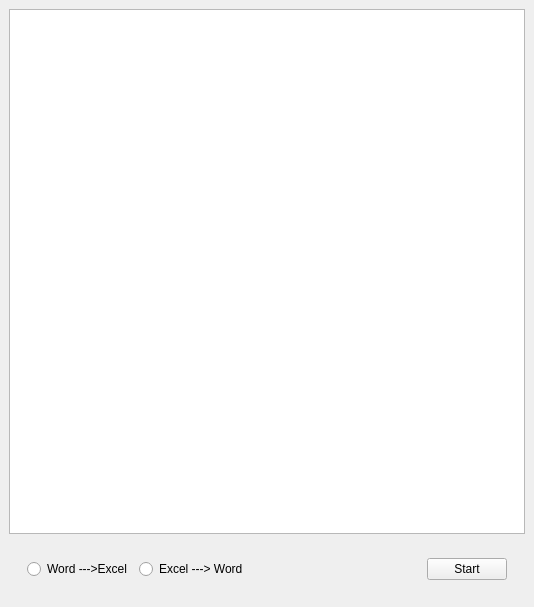
<?xml version="1.0" encoding="UTF-8"?>
<ui version="4.0">
 <class>MainWindow</class>
 <widget class="QMainWindow" name="MainWindow">
  <property name="geometry">
   <rect>
    <x>0</x>
    <y>0</y>
    <width>534</width>
    <height>607</height>
   </rect>
  </property>
  <property name="sizePolicy">
   <sizepolicy hsizetype="Preferred" vsizetype="Preferred">
    <horstretch>0</horstretch>
    <verstretch>0</verstretch>
   </sizepolicy>
  </property>
  <property name="minimumSize">
   <size>
    <width>0</width>
    <height>0</height>
   </size>
  </property>
  <property name="maximumSize">
   <size>
    <width>1000000</width>
    <height>1000000</height>
   </size>
  </property>
  <property name="windowTitle">
   <string>DOC_TOOL</string>
  </property>
  <property name="styleSheet">
   <string notr="true">#MainWindow{border-image: url(:/ui_picture/test.jpg);}</string>
  </property>
  <widget class="QWidget" name="centralwidget">
   <layout class="QGridLayout" name="gridLayout">
    <item row="0" column="0">
     <widget class="QTextEdit" name="textEdit"/>
    </item>
    <item row="1" column="0">
     <widget class="QWidget" name="widget" native="true">
      <layout class="QVBoxLayout" name="verticalLayout">
       <item>
        <widget class="QWidget" name="widget_2" native="true">
         <layout class="QHBoxLayout" name="horizontalLayout">
          <item>
           <widget class="QRadioButton" name="radioButton">
            <property name="text">
             <string>Word ---&gt;Excel</string>
            </property>
           </widget>
          </item>
          <item>
           <widget class="QRadioButton" name="radioButton_2">
            <property name="text">
             <string>Excel ---&gt; Word</string>
            </property>
           </widget>
          </item>
          <item>
           <spacer name="horizontalSpacer">
            <property name="orientation">
             <enum>Qt::Horizontal</enum>
            </property>
            <property name="sizeHint" stdset="0">
             <size>
              <width>80</width>
              <height>20</height>
             </size>
            </property>
           </spacer>
          </item>
          <item>
           <widget class="QPushButton" name="pushButton">
            <property name="text">
             <string>Start</string>
            </property>
           </widget>
          </item>
         </layout>
        </widget>
       </item>
      </layout>
     </widget>
    </item>
   </layout>
  </widget>
  <action name="actionOpen">
   <property name="text">
    <string>Open</string>
   </property>
  </action>
 </widget>
 <resources/>
 <connections/>
</ui>
